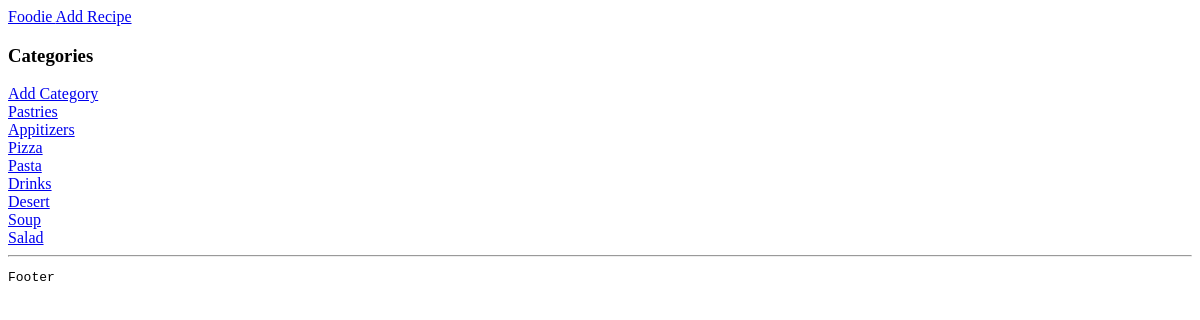
Before: / with the older database file.
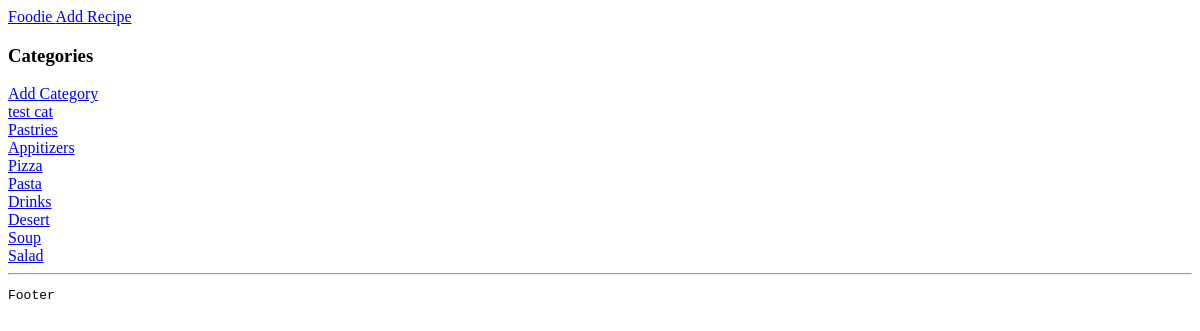
After: the same page with the newer database file.
### foodie_app/models.py (models this page shows)
class Category(models.Model):
    name = models.CharField(max_length=100)
    date_added = models.DateField(auto_now_add=True)
    class Meta:
        ordering = ["-date_added"]
        verbose_name = "Category"
        verbose_name_plural = "Categories"
    def __str__(self):
        return self.name

### foodie_app/views.py (the view)
# urls.py: path("", views.index, name="index"),
def index(request):
    categories = Category.objects.all()
    context = {"categories": categories}
    return render(request, "foodie_app/index.html", context)

### foodie_app/templates/foodie_app/index.html
{% extends "base.html" %}
{% block content %}
    <h3>Categories</h3>
    <div>
        <a href="{% url "foodie_app:add_category" %}">Add Category </a>
        {% for category in categories %}
            <div>
                <a href="{% url "foodie_app:recipes" category.id %}"> {{ category }} </a>
            </div>
        {% endfor %}
    </div>
{% endblock content %}

Changed rows visible on the page:
added Category: name "test cat"
